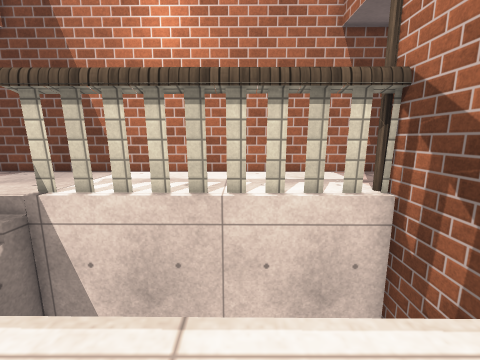
view 1 (above)

16 first-person views from a walk through a scene from a Unity 3-D project. The camera is 1.3 m above the floor, tilts 10° down and sees 90° across. Doors are open. The floor is counted in squares, 0.5 m on a side. Each view is taken from the middle of a square. On the plan, view 1 faces up. The plan holds only what a view shows up to about 17 squares ahead; the rest is blank. Surface patterns are stand-ins for the level's own textures.

view 2
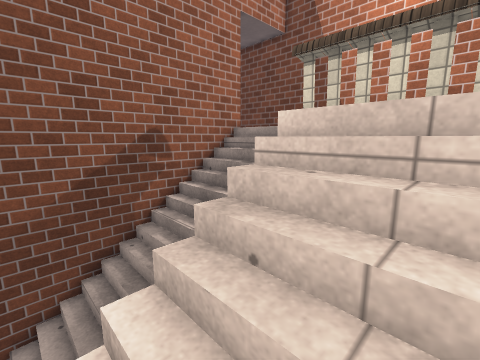

view 3
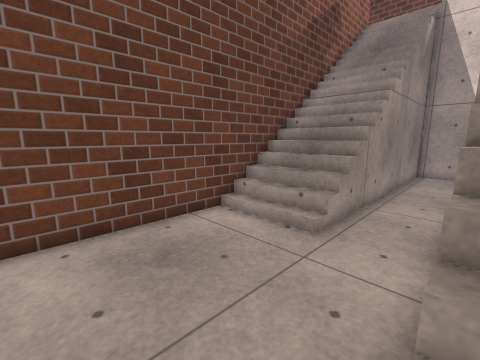

view 4
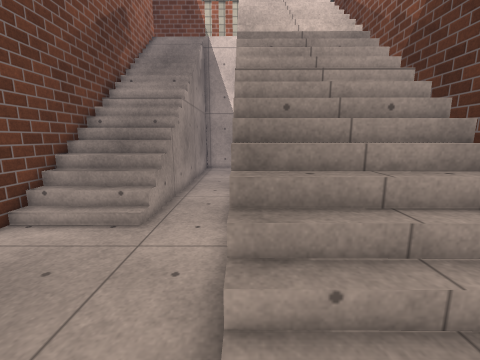

view 5
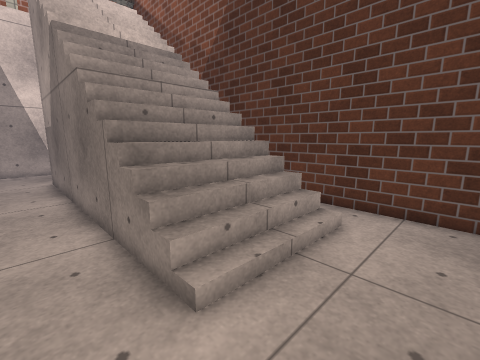

view 6
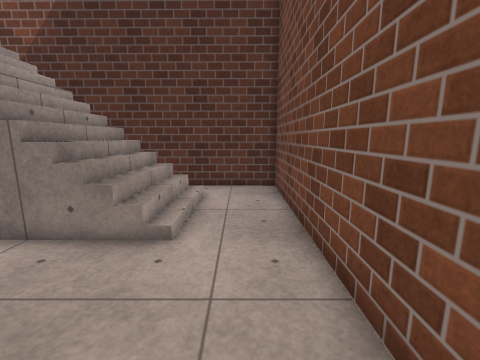

view 7
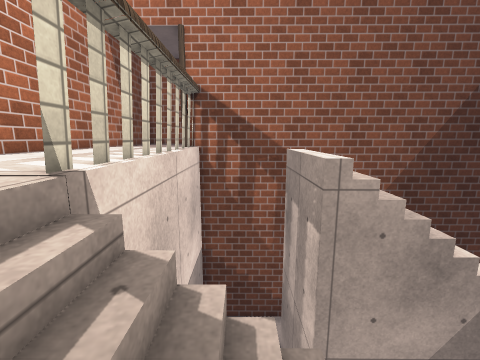

view 8
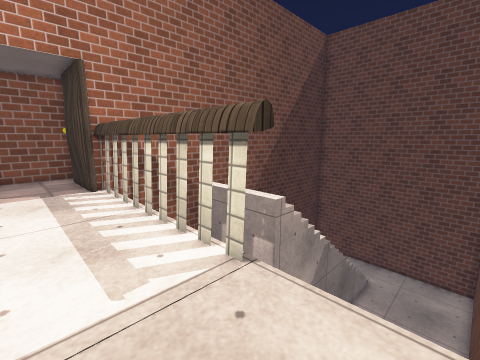

view 9
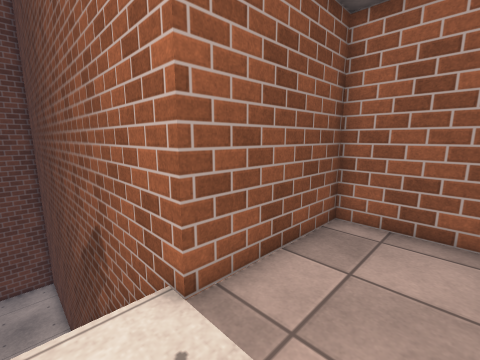

view 10
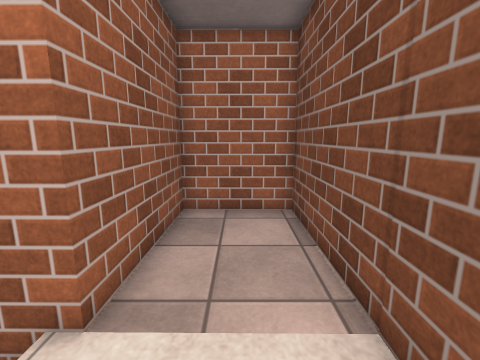

view 11
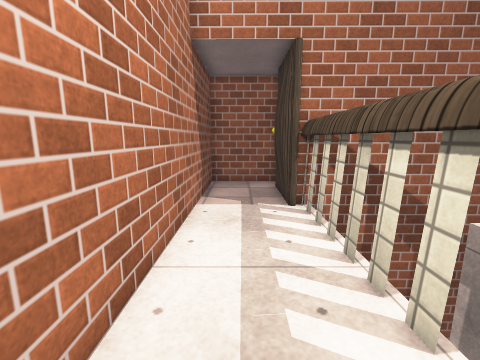

view 12
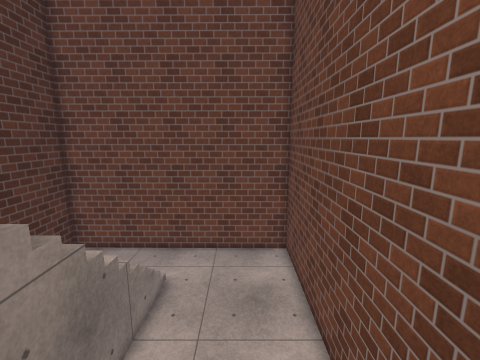

view 13
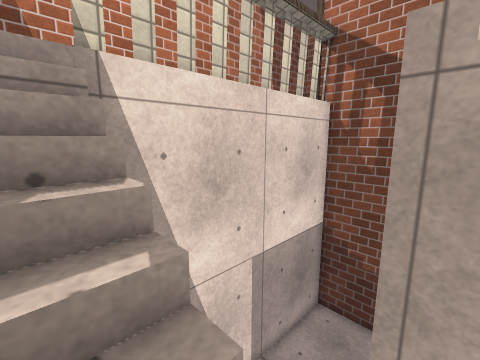

view 14
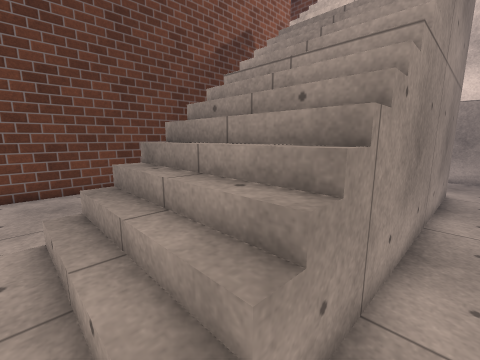

view 15
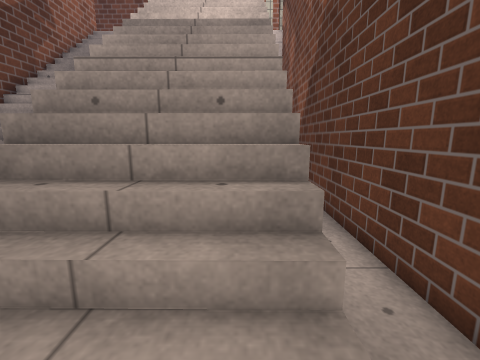

view 16
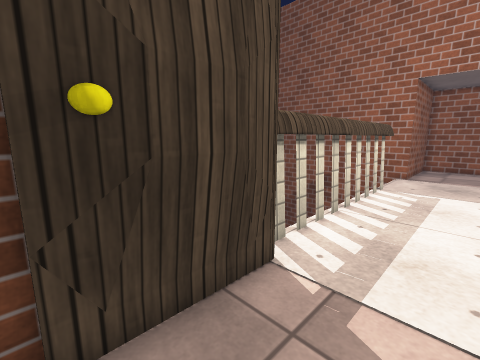

### Floor plan
Key: @ floor where view 1 was taken; # wall or solid block; . main floor; : floor 5.25 m higher than the main floor; / step, stairs or slope; D open door; = window, fence, low wall or low ledge; v drop or lower ground.
Columns run from 15 left of view 1 to 9 right of it. Each row starts with its distance up from view 1.
 11 #####D#############D#####
 10 #::::D:::::::::::::D::::#
  9 #::::D:::::::::::::D::::#
  8 #::::D:::::::::::::D::::#
  7 #####DDDDD#########D#####
  6      #///############
  5      #///v...  ....#
  4      #////...   ...#
  3      #////...    ..#
  2      #////.. vvv/..#
  1      #////..//////.#
  0      #////..///@//.#
 -1      #////..//////.#
 -2      #////..//////.#
 -3      #////..//////.#
 -4      #////..//////.#
 -5      #////..//////.#
 -6      #////..v/////.#
 -7      #////..v/////.#
 -8      #......v/////.#
 -9      #......=/////.#
-10      #......=/////.#
-11      #......=/////.#
-12      #......//////.#
-13      #.............#
-14      #.............#
-15      #.............#
-16      ###############

Where each view was taken, in squares from view 1:
view 1: 0 up, 0 right, facing up
view 2: 3 down, 0 right, facing up-left
view 3: 13 down, 3 left, facing up-left
view 4: 14 down, 3 left, facing up
view 5: 15 down, 5 left, facing up-right
view 6: 14 down, 9 left, facing right
view 7: 4 up, 9 left, facing right
view 8: 10 up, 9 left, facing down-right
view 9: 10 up, 8 left, facing down-left
view 10: 9 up, 7 left, facing left
view 11: 9 up, 5 left, facing right
view 12: 1 down, 7 left, facing down
view 13: 1 up, 7 left, facing up-right
view 14: 12 down, 3 right, facing up-left
view 15: 13 down, 1 right, facing up
view 16: 10 up, 8 right, facing down-left
